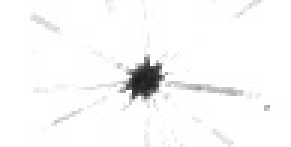
#> input picture Kaggle/data/train/acantharia_protist/124404.jpg, 97 x 49 px (shown 3 times larger)
$ python -i image_processing2.py   (imports and definitions only)   (Python 2 division)   (older library calls are emulated)
#> lines starting #> are read from the running program, lines starting #| are printed output that depends on the picture; after the words box and inside, x2 and y2 are one past the last pixel; in counts of white or black regions, pixels touching at a corner belong together
#> further down, picture is the input picture: shape (49, 97); min 27, max 255, mean 248
#Import libraries for doing image analysis
from skimage.io import imread
from skimage.transform import resize
from sklearn.ensemble import RandomForestClassifier as RF
import glob
import os
from sklearn import cross_validation
from sklearn.cross_validation import StratifiedKFold as KFold
from sklearn.metrics import classification_report
from matplotlib import pyplot as plt
from matplotlib import colors
from pylab import cm
from skimage import segmentation
from skimage.morphology import watershed
from skimage import measure
from skimage import morphology
import numpy as np
import pandas as pd
from scipy import ndimage
from skimage.feature import peak_local_max

# make graphics inline ( run this in python console, not within this script)
#%matplotlib inline

import warnings
# [1 line not run here, left out]

# get the classnames from the directory structure
directory_names = list(set(glob.glob(os.path.join("data","train", "*"))).difference(set(glob.glob(os.path.join("data","train","*.*")))))

# Example image
# This example was chosen for because it has two noncontinguous pieces
# that will make the segmentation example more illustrative
# [1 line that did not run here, left out]
# [4 lines not run here, left out]

# find the largest nonzero region
def getLargestRegion(props, labelmap, imagethres):
    regionmaxprop = None
    for regionprop in props:
        # check to see if the region is at least 50% nonzero
        if sum(imagethres[labelmap == regionprop.label])*1.0/regionprop.area < 0.50:
            continue
        if regionmaxprop is None:
            regionmaxprop = regionprop
        if regionmaxprop.filled_area < regionprop.filled_area:
            regionmaxprop = regionprop
    return regionmaxprop

def getMinorMajorRatio(image):
    image = image.copy()
    # Create the thresholded image to eliminate some of the background
    imagethr = np.where(image > np.mean(image),0.,1.0)
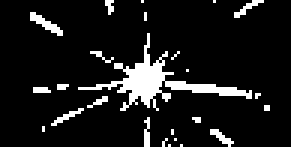
#> imagethr: shape (49, 97) float64 (shown 3 times larger); values 0 (black) and 1 (white), 10% white; 25 white regions (23 under 20 px), largest, box (x1, y1, x2, y2) and area: (26, 11, 84, 37) 292, (10, 4, 21, 12) 32

    #Dilate the image
    imdilated = morphology.dilation(imagethr, np.ones((4,4)))
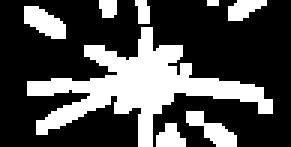
#> imdilated: shape (49, 97) float64 (shown 3 times larger); values 0 (black) and 1 (white), 30.3% white; 8 white regions (1 under 20 px)

    # Create the label list
    label_list = measure.label(imdilated)
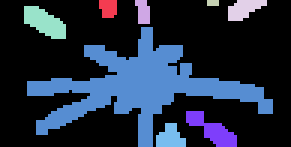
#> label_list: shape (49, 97) int64 (shown 3 times larger); 9 distinct labels, from 0 to 8; one colour per label, 0 black
    label_list = imagethr*label_list
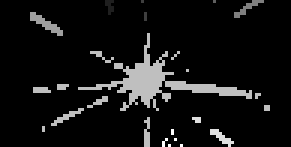
#> label_list: shape (49, 97) float64 (shown 3 times larger); min 0, max 8, mean 0.581; drawn with min black and max white
    label_list = label_list.astype(int)
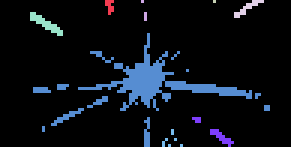
#> label_list: shape (49, 97) int64 (shown 3 times larger); 9 distinct labels, from 0 to 8; one colour per label, 0 black

    region_list = measure.regionprops(label_list)
#> region_list = 8 regions; box (x1, y1, x2, y2) and area: (11, 11, 90, 49) 379, (10, 4, 21, 12) 32, (64, 39, 78, 49) 24, (78, 0, 88, 6) 19, (35, 0, 38, 5) 10, (54, 43, 61, 49) 8, (47, 0, 49, 7) 4, (71, 0, 72, 1) 1
    maxregion = getLargestRegion(region_list, label_list, imagethr)
#> the loop in getLargestRegion, `for regionprop in props:` made 8 passes

    # guard against cases where the segmentation fails by providing zeros
    ratio = 0.0
    if ((not maxregion is None) and (maxregion.major_axis_length != 0.0)):
        ratio = 0.0 if maxregion is None else maxregion.minor_axis_length*1.0 / maxregion.major_axis_length
#> ratio = 0.382
    return ratio

# [1 line not run here, left out]

>>> import cv2
>>> picture = cv2.imread('data/train/acantharia_protist/124404.jpg', cv2.IMREAD_GRAYSCALE)
>>> result = getMinorMajorRatio(picture)
#> result = 0.382

$ run again, on Kaggle/data/train/artifacts/110502.jpg
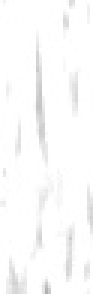
#> input picture Kaggle/data/train/artifacts/110502.jpg, 31 x 98 px (shown 3 times larger)
#> picture is the input picture: shape (98, 31); min 176, max 255, mean 250.9
#> in getMinorMajorRatio, `imagethr = np.where(image > np.mean(image),0.,1.0)`:
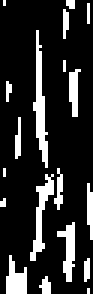
#> imagethr: shape (98, 31) float64 (shown 3 times larger); values 0 (black) and 1 (white), 16.8% white; 19 white regions (11 under 20 px), largest, box (x1, y1, x2, y2) and area: (11, 10, 16, 56) 105, (10, 58, 18, 87) 79, (19, 74, 25, 94) 62
#> imdilated: shape (98, 31) float64; values 0 (black) and 1 (white), 46.8% white; 11 white regions (2 under 20 px)
#> in getMinorMajorRatio, `label_list = label_list.astype(int)`:
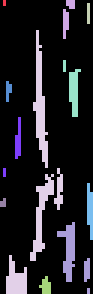
#> label_list: shape (98, 31) int64 (shown 3 times larger); 12 distinct labels, from 0 to 11; one colour per label, 0 black
#> region_list = 11 regions; largest, box (x1, y1, x2, y2) and area: (2, 10, 21, 98) 268, (19, 74, 30, 98) 78, (21, 20, 27, 39) 46, (29, 61, 31, 80) 30, (21, 0, 25, 13) 24
#> the loop in getLargestRegion, `for regionprop in props:` made 11 passes
#> ratio = 0.151
